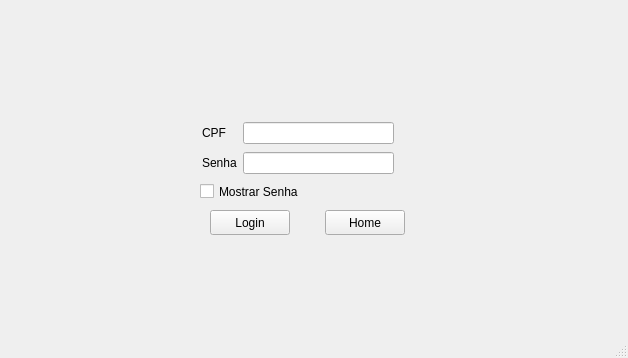
<?xml version="1.0" encoding="UTF-8"?>
<ui version="4.0">
 <class>viewAutenticacao</class>
 <widget class="QMainWindow" name="viewAutenticacao">
  <property name="geometry">
   <rect>
    <x>0</x>
    <y>0</y>
    <width>628</width>
    <height>358</height>
   </rect>
  </property>
  <property name="windowTitle">
   <string>Switch Dreams</string>
  </property>
  <widget class="QWidget" name="centralwidget">
   <widget class="QPushButton" name="Login">
    <property name="geometry">
     <rect>
      <x>210</x>
      <y>210</y>
      <width>80</width>
      <height>25</height>
     </rect>
    </property>
    <property name="text">
     <string>Login</string>
    </property>
   </widget>
   <widget class="QPushButton" name="Home">
    <property name="geometry">
     <rect>
      <x>325</x>
      <y>210</y>
      <width>80</width>
      <height>25</height>
     </rect>
    </property>
    <property name="text">
     <string>Home</string>
    </property>
   </widget>
   <widget class="QWidget" name="layoutWidget">
    <property name="geometry">
     <rect>
      <x>202</x>
      <y>120</y>
      <width>223</width>
      <height>58</height>
     </rect>
    </property>
    <layout class="QGridLayout" name="gridLayout">
     <item row="0" column="0">
      <widget class="QLabel" name="CPF">
       <property name="text">
        <string>CPF</string>
       </property>
      </widget>
     </item>
     <item row="0" column="1">
      <widget class="QLineEdit" name="lineCpf">
       <property name="font">
        <font>
         <kerning>true</kerning>
        </font>
       </property>
      </widget>
     </item>
     <item row="0" column="2">
      <widget class="QLabel" name="checkCPF">
       <property name="enabled">
        <bool>true</bool>
       </property>
       <property name="minimumSize">
        <size>
         <width>25</width>
         <height>20</height>
        </size>
       </property>
       <property name="maximumSize">
        <size>
         <width>25</width>
         <height>20</height>
        </size>
       </property>
       <property name="text">
        <string/>
       </property>
      </widget>
     </item>
     <item row="1" column="0">
      <widget class="QLabel" name="Senha">
       <property name="text">
        <string>Senha</string>
       </property>
      </widget>
     </item>
     <item row="1" column="1">
      <widget class="QLineEdit" name="lineSenha"/>
     </item>
     <item row="1" column="2">
      <widget class="QLabel" name="checkSenha">
       <property name="minimumSize">
        <size>
         <width>25</width>
         <height>20</height>
        </size>
       </property>
       <property name="maximumSize">
        <size>
         <width>25</width>
         <height>20</height>
        </size>
       </property>
       <property name="text">
        <string/>
       </property>
      </widget>
     </item>
    </layout>
   </widget>
   <widget class="QCheckBox" name="showPassword">
    <property name="geometry">
     <rect>
      <x>200</x>
      <y>180</y>
      <width>124</width>
      <height>23</height>
     </rect>
    </property>
    <property name="text">
     <string>Mostrar Senha</string>
    </property>
   </widget>
   <widget class="QLabel" name="labelErro">
    <property name="geometry">
     <rect>
      <x>190</x>
      <y>260</y>
      <width>231</width>
      <height>17</height>
     </rect>
    </property>
    <property name="text">
     <string/>
    </property>
   </widget>
  </widget>
  <widget class="QMenuBar" name="menubar">
   <property name="geometry">
    <rect>
     <x>0</x>
     <y>0</y>
     <width>628</width>
     <height>22</height>
    </rect>
   </property>
  </widget>
  <widget class="QStatusBar" name="statusbar"/>
 </widget>
 <resources/>
 <connections/>
</ui>
